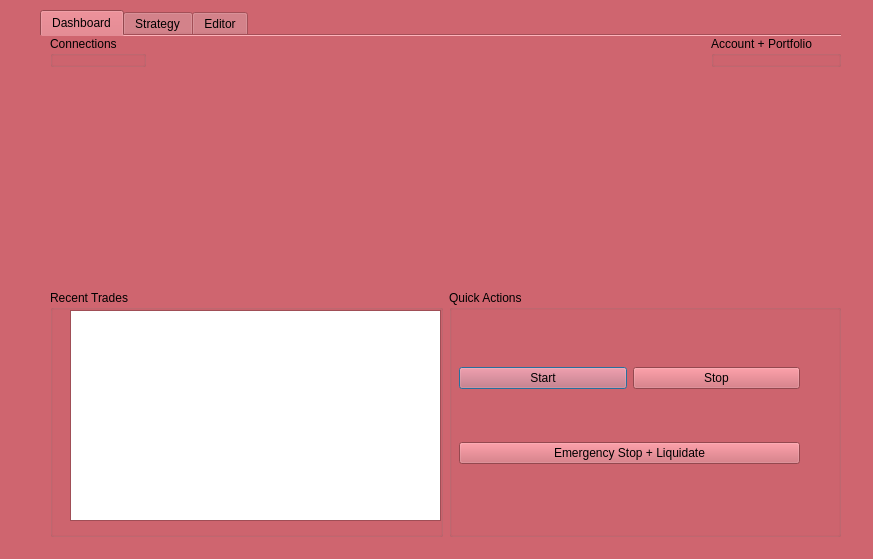
<?xml version="1.0" encoding="UTF-8"?>
<ui version="4.0">
 <class>Dialog</class>
 <widget class="QDialog" name="Dialog">
  <property name="geometry">
   <rect>
    <x>0</x>
    <y>0</y>
    <width>873</width>
    <height>559</height>
   </rect>
  </property>
  <property name="palette">
   <palette>
    <active>
     <colorrole role="WindowText">
      <brush brushstyle="SolidPattern">
       <color alpha="255">
        <red>0</red>
        <green>0</green>
        <blue>0</blue>
       </color>
      </brush>
     </colorrole>
     <colorrole role="Button">
      <brush brushstyle="SolidPattern">
       <color alpha="255">
        <red>207</red>
        <green>101</green>
        <blue>111</blue>
       </color>
      </brush>
     </colorrole>
     <colorrole role="Light">
      <brush brushstyle="SolidPattern">
       <color alpha="255">
        <red>255</red>
        <green>180</green>
        <blue>187</blue>
       </color>
      </brush>
     </colorrole>
     <colorrole role="Midlight">
      <brush brushstyle="SolidPattern">
       <color alpha="255">
        <red>231</red>
        <green>140</green>
        <blue>149</blue>
       </color>
      </brush>
     </colorrole>
     <colorrole role="Dark">
      <brush brushstyle="SolidPattern">
       <color alpha="255">
        <red>103</red>
        <green>51</green>
        <blue>56</blue>
       </color>
      </brush>
     </colorrole>
     <colorrole role="Mid">
      <brush brushstyle="SolidPattern">
       <color alpha="255">
        <red>138</red>
        <green>68</green>
        <blue>74</blue>
       </color>
      </brush>
     </colorrole>
     <colorrole role="Text">
      <brush brushstyle="SolidPattern">
       <color alpha="255">
        <red>0</red>
        <green>0</green>
        <blue>0</blue>
       </color>
      </brush>
     </colorrole>
     <colorrole role="BrightText">
      <brush brushstyle="SolidPattern">
       <color alpha="255">
        <red>255</red>
        <green>255</green>
        <blue>255</blue>
       </color>
      </brush>
     </colorrole>
     <colorrole role="ButtonText">
      <brush brushstyle="SolidPattern">
       <color alpha="255">
        <red>0</red>
        <green>0</green>
        <blue>0</blue>
       </color>
      </brush>
     </colorrole>
     <colorrole role="Base">
      <brush brushstyle="SolidPattern">
       <color alpha="255">
        <red>255</red>
        <green>255</green>
        <blue>255</blue>
       </color>
      </brush>
     </colorrole>
     <colorrole role="Window">
      <brush brushstyle="SolidPattern">
       <color alpha="255">
        <red>207</red>
        <green>101</green>
        <blue>111</blue>
       </color>
      </brush>
     </colorrole>
     <colorrole role="Shadow">
      <brush brushstyle="SolidPattern">
       <color alpha="255">
        <red>0</red>
        <green>0</green>
        <blue>0</blue>
       </color>
      </brush>
     </colorrole>
     <colorrole role="AlternateBase">
      <brush brushstyle="SolidPattern">
       <color alpha="255">
        <red>231</red>
        <green>178</green>
        <blue>183</blue>
       </color>
      </brush>
     </colorrole>
     <colorrole role="ToolTipBase">
      <brush brushstyle="SolidPattern">
       <color alpha="255">
        <red>255</red>
        <green>255</green>
        <blue>220</blue>
       </color>
      </brush>
     </colorrole>
     <colorrole role="ToolTipText">
      <brush brushstyle="SolidPattern">
       <color alpha="255">
        <red>0</red>
        <green>0</green>
        <blue>0</blue>
       </color>
      </brush>
     </colorrole>
     <colorrole role="PlaceholderText">
      <brush brushstyle="SolidPattern">
       <color alpha="128">
        <red>0</red>
        <green>0</green>
        <blue>0</blue>
       </color>
      </brush>
     </colorrole>
    </active>
    <inactive>
     <colorrole role="WindowText">
      <brush brushstyle="SolidPattern">
       <color alpha="255">
        <red>0</red>
        <green>0</green>
        <blue>0</blue>
       </color>
      </brush>
     </colorrole>
     <colorrole role="Button">
      <brush brushstyle="SolidPattern">
       <color alpha="255">
        <red>207</red>
        <green>101</green>
        <blue>111</blue>
       </color>
      </brush>
     </colorrole>
     <colorrole role="Light">
      <brush brushstyle="SolidPattern">
       <color alpha="255">
        <red>255</red>
        <green>180</green>
        <blue>187</blue>
       </color>
      </brush>
     </colorrole>
     <colorrole role="Midlight">
      <brush brushstyle="SolidPattern">
       <color alpha="255">
        <red>231</red>
        <green>140</green>
        <blue>149</blue>
       </color>
      </brush>
     </colorrole>
     <colorrole role="Dark">
      <brush brushstyle="SolidPattern">
       <color alpha="255">
        <red>103</red>
        <green>51</green>
        <blue>56</blue>
       </color>
      </brush>
     </colorrole>
     <colorrole role="Mid">
      <brush brushstyle="SolidPattern">
       <color alpha="255">
        <red>138</red>
        <green>68</green>
        <blue>74</blue>
       </color>
      </brush>
     </colorrole>
     <colorrole role="Text">
      <brush brushstyle="SolidPattern">
       <color alpha="255">
        <red>0</red>
        <green>0</green>
        <blue>0</blue>
       </color>
      </brush>
     </colorrole>
     <colorrole role="BrightText">
      <brush brushstyle="SolidPattern">
       <color alpha="255">
        <red>255</red>
        <green>255</green>
        <blue>255</blue>
       </color>
      </brush>
     </colorrole>
     <colorrole role="ButtonText">
      <brush brushstyle="SolidPattern">
       <color alpha="255">
        <red>0</red>
        <green>0</green>
        <blue>0</blue>
       </color>
      </brush>
     </colorrole>
     <colorrole role="Base">
      <brush brushstyle="SolidPattern">
       <color alpha="255">
        <red>255</red>
        <green>255</green>
        <blue>255</blue>
       </color>
      </brush>
     </colorrole>
     <colorrole role="Window">
      <brush brushstyle="SolidPattern">
       <color alpha="255">
        <red>207</red>
        <green>101</green>
        <blue>111</blue>
       </color>
      </brush>
     </colorrole>
     <colorrole role="Shadow">
      <brush brushstyle="SolidPattern">
       <color alpha="255">
        <red>0</red>
        <green>0</green>
        <blue>0</blue>
       </color>
      </brush>
     </colorrole>
     <colorrole role="AlternateBase">
      <brush brushstyle="SolidPattern">
       <color alpha="255">
        <red>231</red>
        <green>178</green>
        <blue>183</blue>
       </color>
      </brush>
     </colorrole>
     <colorrole role="ToolTipBase">
      <brush brushstyle="SolidPattern">
       <color alpha="255">
        <red>255</red>
        <green>255</green>
        <blue>220</blue>
       </color>
      </brush>
     </colorrole>
     <colorrole role="ToolTipText">
      <brush brushstyle="SolidPattern">
       <color alpha="255">
        <red>0</red>
        <green>0</green>
        <blue>0</blue>
       </color>
      </brush>
     </colorrole>
     <colorrole role="PlaceholderText">
      <brush brushstyle="SolidPattern">
       <color alpha="128">
        <red>0</red>
        <green>0</green>
        <blue>0</blue>
       </color>
      </brush>
     </colorrole>
    </inactive>
    <disabled>
     <colorrole role="WindowText">
      <brush brushstyle="SolidPattern">
       <color alpha="255">
        <red>103</red>
        <green>51</green>
        <blue>56</blue>
       </color>
      </brush>
     </colorrole>
     <colorrole role="Button">
      <brush brushstyle="SolidPattern">
       <color alpha="255">
        <red>207</red>
        <green>101</green>
        <blue>111</blue>
       </color>
      </brush>
     </colorrole>
     <colorrole role="Light">
      <brush brushstyle="SolidPattern">
       <color alpha="255">
        <red>255</red>
        <green>180</green>
        <blue>187</blue>
       </color>
      </brush>
     </colorrole>
     <colorrole role="Midlight">
      <brush brushstyle="SolidPattern">
       <color alpha="255">
        <red>231</red>
        <green>140</green>
        <blue>149</blue>
       </color>
      </brush>
     </colorrole>
     <colorrole role="Dark">
      <brush brushstyle="SolidPattern">
       <color alpha="255">
        <red>103</red>
        <green>51</green>
        <blue>56</blue>
       </color>
      </brush>
     </colorrole>
     <colorrole role="Mid">
      <brush brushstyle="SolidPattern">
       <color alpha="255">
        <red>138</red>
        <green>68</green>
        <blue>74</blue>
       </color>
      </brush>
     </colorrole>
     <colorrole role="Text">
      <brush brushstyle="SolidPattern">
       <color alpha="255">
        <red>103</red>
        <green>51</green>
        <blue>56</blue>
       </color>
      </brush>
     </colorrole>
     <colorrole role="BrightText">
      <brush brushstyle="SolidPattern">
       <color alpha="255">
        <red>255</red>
        <green>255</green>
        <blue>255</blue>
       </color>
      </brush>
     </colorrole>
     <colorrole role="ButtonText">
      <brush brushstyle="SolidPattern">
       <color alpha="255">
        <red>103</red>
        <green>51</green>
        <blue>56</blue>
       </color>
      </brush>
     </colorrole>
     <colorrole role="Base">
      <brush brushstyle="SolidPattern">
       <color alpha="255">
        <red>207</red>
        <green>101</green>
        <blue>111</blue>
       </color>
      </brush>
     </colorrole>
     <colorrole role="Window">
      <brush brushstyle="SolidPattern">
       <color alpha="255">
        <red>207</red>
        <green>101</green>
        <blue>111</blue>
       </color>
      </brush>
     </colorrole>
     <colorrole role="Shadow">
      <brush brushstyle="SolidPattern">
       <color alpha="255">
        <red>0</red>
        <green>0</green>
        <blue>0</blue>
       </color>
      </brush>
     </colorrole>
     <colorrole role="AlternateBase">
      <brush brushstyle="SolidPattern">
       <color alpha="255">
        <red>207</red>
        <green>101</green>
        <blue>111</blue>
       </color>
      </brush>
     </colorrole>
     <colorrole role="ToolTipBase">
      <brush brushstyle="SolidPattern">
       <color alpha="255">
        <red>255</red>
        <green>255</green>
        <blue>220</blue>
       </color>
      </brush>
     </colorrole>
     <colorrole role="ToolTipText">
      <brush brushstyle="SolidPattern">
       <color alpha="255">
        <red>0</red>
        <green>0</green>
        <blue>0</blue>
       </color>
      </brush>
     </colorrole>
     <colorrole role="PlaceholderText">
      <brush brushstyle="SolidPattern">
       <color alpha="128">
        <red>0</red>
        <green>0</green>
        <blue>0</blue>
       </color>
      </brush>
     </colorrole>
    </disabled>
   </palette>
  </property>
  <property name="windowTitle">
   <string>Dialog</string>
  </property>
  <widget class="QTabWidget" name="tabWidget">
   <property name="geometry">
    <rect>
     <x>40</x>
     <y>10</y>
     <width>801</width>
     <height>541</height>
    </rect>
   </property>
   <property name="minimumSize">
    <size>
     <width>801</width>
     <height>0</height>
    </size>
   </property>
   <property name="styleSheet">
    <string notr="true"/>
   </property>
   <property name="tabPosition">
    <enum>QTabWidget::North</enum>
   </property>
   <property name="tabShape">
    <enum>QTabWidget::Rounded</enum>
   </property>
   <property name="currentIndex">
    <number>0</number>
   </property>
   <property name="iconSize">
    <size>
     <width>16</width>
     <height>16</height>
    </size>
   </property>
   <property name="elideMode">
    <enum>Qt::ElideMiddle</enum>
   </property>
   <property name="documentMode">
    <bool>true</bool>
   </property>
   <property name="movable">
    <bool>true</bool>
   </property>
   <property name="tabBarAutoHide">
    <bool>false</bool>
   </property>
   <widget class="QWidget" name="tab_dashboard">
    <attribute name="title">
     <string>Dashboard</string>
    </attribute>
    <widget class="QWidget" name="gridLayoutWidget">
     <property name="geometry">
      <rect>
       <x>10</x>
       <y>0</y>
       <width>791</width>
       <height>501</height>
      </rect>
     </property>
     <layout class="QGridLayout" name="gridLayout">
      <item row="0" column="0" alignment="Qt::AlignLeft|Qt::AlignTop">
       <widget class="QGroupBox" name="box_connections">
        <property name="title">
         <string>Connections</string>
        </property>
       </widget>
      </item>
      <item row="0" column="1" alignment="Qt::AlignRight|Qt::AlignTop">
       <widget class="QGroupBox" name="box_account">
        <property name="title">
         <string>Account + Portfolio</string>
        </property>
       </widget>
      </item>
      <item row="1" column="0">
       <widget class="QGroupBox" name="box_recenttrades">
        <property name="title">
         <string>Recent Trades</string>
        </property>
        <widget class="QListView" name="list_recenttrades">
         <property name="geometry">
          <rect>
           <x>20</x>
           <y>20</y>
           <width>371</width>
           <height>211</height>
          </rect>
         </property>
        </widget>
       </widget>
      </item>
      <item row="1" column="1">
       <widget class="QGroupBox" name="box_quickactions">
        <property name="title">
         <string>Quick Actions</string>
        </property>
        <widget class="QWidget" name="verticalLayoutWidget">
         <property name="geometry">
          <rect>
           <x>10</x>
           <y>30</y>
           <width>341</width>
           <height>191</height>
          </rect>
         </property>
         <layout class="QVBoxLayout" name="verticalLayout">
          <item>
           <layout class="QHBoxLayout" name="horizontalLayout_2">
            <item>
             <widget class="QPushButton" name="pushButton_3">
              <property name="text">
               <string>Start</string>
              </property>
             </widget>
            </item>
            <item>
             <widget class="QPushButton" name="pushButton_4">
              <property name="text">
               <string>Stop</string>
              </property>
             </widget>
            </item>
           </layout>
          </item>
          <item>
           <widget class="QPushButton" name="button_estopliquidate">
            <property name="enabled">
             <bool>true</bool>
            </property>
            <property name="text">
             <string>Emergency Stop + Liquidate</string>
            </property>
           </widget>
          </item>
         </layout>
        </widget>
       </widget>
      </item>
     </layout>
    </widget>
   </widget>
   <widget class="QWidget" name="tab_strategy">
    <attribute name="title">
     <string>Strategy</string>
    </attribute>
    <widget class="QGroupBox" name="groupBox">
     <property name="geometry">
      <rect>
       <x>10</x>
       <y>10</y>
       <width>771</width>
       <height>461</height>
      </rect>
     </property>
     <property name="title">
      <string>Equity Line</string>
     </property>
    </widget>
   </widget>
   <widget class="QWidget" name="tab_editor">
    <attribute name="title">
     <string>Editor</string>
    </attribute>
    <widget class="QWidget" name="horizontalLayoutWidget">
     <property name="geometry">
      <rect>
       <x>10</x>
       <y>10</y>
       <width>771</width>
       <height>491</height>
      </rect>
     </property>
     <layout class="QHBoxLayout" name="horizontalLayout">
      <item>
       <layout class="QVBoxLayout" name="verticalLayout_4">
        <item>
         <widget class="QPushButton" name="pushButton">
          <property name="text">
           <string>Load (auto-save)</string>
          </property>
         </widget>
        </item>
        <item>
         <widget class="QPushButton" name="pushButton_2">
          <property name="text">
           <string>Save</string>
          </property>
         </widget>
        </item>
        <item>
         <widget class="QTextBrowser" name="textBrowser">
          <property name="html">
           <string>&lt;!DOCTYPE HTML PUBLIC &quot;-//W3C//DTD HTML 4.0//EN&quot; &quot;http://www.w3.org/TR/REC-html40/strict.dtd&quot;&gt;
&lt;html&gt;&lt;head&gt;&lt;meta name=&quot;qrichtext&quot; content=&quot;1&quot; /&gt;&lt;style type=&quot;text/css&quot;&gt;
p, li { white-space: pre-wrap; }
&lt;/style&gt;&lt;/head&gt;&lt;body style=&quot; font-family:'.AppleSystemUIFont'; font-size:13pt; font-weight:400; font-style:normal;&quot;&gt;
&lt;h1 style=&quot; margin-top:18px; margin-bottom:12px; margin-left:0px; margin-right:0px; -qt-block-indent:0; text-indent:0px;&quot;&gt;&lt;a name=&quot;euclid-strategy-api&quot;&gt;&lt;/a&gt;&lt;span style=&quot; font-size:xx-large; font-weight:600;&quot;&gt;E&lt;/span&gt;&lt;span style=&quot; font-size:xx-large; font-weight:600;&quot;&gt;uclid Strategy API&lt;/span&gt;&lt;/h1&gt;
&lt;hr /&gt;
&lt;h2 style=&quot; margin-top:16px; margin-bottom:12px; margin-left:0px; margin-right:0px; -qt-block-indent:0; text-indent:0px;&quot;&gt;&lt;a name=&quot;order-functions&quot;&gt;&lt;/a&gt;&lt;span style=&quot; font-size:x-large; font-weight:600;&quot;&gt;O&lt;/span&gt;&lt;span style=&quot; font-size:x-large; font-weight:600;&quot;&gt;rder Functions&lt;/span&gt;&lt;/h2&gt;
&lt;p style=&quot; margin-top:12px; margin-bottom:0px; margin-left:0px; margin-right:0px; -qt-block-indent:0; text-indent:0px;&quot;&gt;&lt;span style=&quot; font-family:'.AppleSystemUIFontMonospaced';&quot;&gt;api.buy_stock(symbol, n)&lt;/span&gt;&lt;/p&gt;
&lt;p style=&quot;-qt-paragraph-type:empty; margin-top:0px; margin-bottom:12px; margin-left:0px; margin-right:0px; -qt-block-indent:0; text-indent:0px; font-family:'.AppleSystemUIFontMonospaced';&quot;&gt;&lt;br /&gt;&lt;/p&gt;&lt;/body&gt;&lt;/html&gt;</string>
          </property>
         </widget>
        </item>
       </layout>
      </item>
      <item>
       <widget class="QPlainTextEdit" name="plainTextEdit"/>
      </item>
     </layout>
    </widget>
   </widget>
  </widget>
 </widget>
 <resources/>
 <connections/>
</ui>
